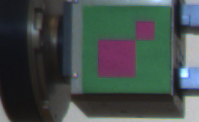
//> input picture cut0.png, 199 x 122 px
$ ./start   (built with g++ and OpenCV 4)
//> lines starting //> are read from the running program, lines starting //| are printed output that depends on the picture
#include <opencv2/opencv.hpp>
#include <stdio.h>
#include <string.h>
#include <cstdlib>
#include <sstream>
#include <stdlib.h>

//read me https://code.ros.org/trac/opencv/browser/trunk/opencv/modules/imgproc/src/hough.cpp?rev=3934
//and me http://citeseerx.ist.psu.edu/viewdoc/download?doi=10.1.1.59.4239&rep=rep1&type=pdf

using namespace cv;
using namespace std;

void on_trackbar( int, void* );
vector<Vec2f> detectRectanglePatterns(std::vector<cv::Vec2f> lines, double Tq, double Tp, double Tl);
Mat contours;
Mat img;
Mat gray;
const int canny= 5*255;
int cannyMin = 0;
int cannyMax = 0;
Mat dd;
cv::Point2f computeIntersect(cv::Vec4i a, cv::Vec4i b)
{
	int x1 = a[0], y1 = a[1], x2 = a[2], y2 = a[3], x3 = b[0], y3 = b[1], x4 = b[2], y4 = b[3];
	float denom;

	if (float d = ((float)(x1 - x2) * (y3 - y4)) - ((y1 - y2) * (x3 - x4)))
	{
		cv::Point2f pt;
		pt.x = ((x1 * y2 - y1 * x2) * (x3 - x4) - (x1 - x2) * (x3 * y4 - y3 * x4)) / d;
		pt.y = ((x1 * y2 - y1 * x2) * (y3 - y4) - (y1 - y2) * (x3 * y4 - y3 * x4)) / d;
		return pt;
	}
	else
		return cv::Point2f(-1, -1);
}

int main()
{
	img = imread("cut0.png");
//> img is the input picture: 122 rows x 199 cols, CV_8UC3; mean B, G, R 73.5, 76, 65.8

	img.copyTo(dd);
	cvtColor(img, gray, CV_RGB2GRAY);
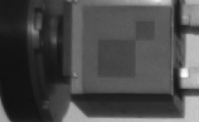
//> gray: 122 rows x 199 cols, CV_8UC1; min 17, max 253, mean 74.1
	// [7 lines of commented-out code are left out]


	Mat edges;
	Canny(gray, edges, 74, 22, 3);
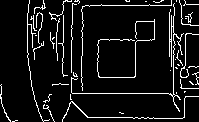
//> edges: 122 rows x 199 cols, CV_8UC1; 8.2% white in thin lines or dots

	//	imshow("canny", edges);
	//	waitKey(0);

	std::vector<cv::Vec4i> lines;
	vector<Vec2f> s_lines;
	//	cv::HoughLinesP(edges, lines, 1, CV_PI/180, 20, 10, 10);
	HoughLines( edges, s_lines, 1, CV_PI/180, 30);
//> s_lines = 133 lines (rho, theta), first 12: [93, 1.57], [5, 1.57], [115, 1.59], [7, 1.55], [72, 0.02], [173, 0], [95, 1.55], [91, 1.59], [71, 0], [3, 1.59], [117, 1.57], [171, 0]

	// [27 lines of commented-out code are left out]


	detectRectanglePatterns(s_lines, 0.02, 0.02, 0.5);


	waitKey(0);
	return 0;
}

class MyLine{
public:

	int name;
	float rho = 0.0f;
	float theta = 0.0f;

	vector<int> parallelLines;
	vector<int> perpendicularLines;

	Scalar getColor() {
		return CV_RGB(rand() % 256, rand() % 256, rand() % 256);
	}
};


MyLine getLineParameters(float rho, float theta, int num)
{
	MyLine _line;

	_line.rho = rho;
	_line.theta = theta;

	_line.name = num;

	return _line;
}


//-------------------------------------------------------------------
vector<Vec2f> detectRectanglePatterns(std::vector<cv::Vec2f> lines, double Tq, double Tp, double Tl){
//> called with Tq = 0.02, Tp = 0.02, Tl = 0.5
	vector<Vec2f> dst;

	//store each line values
	vector<MyLine> linearray;
	for( size_t i = 0; i < lines.size(); i++ )
	{
		MyLine ll = getLineParameters(lines[i][0], lines[i][1], i);
		linearray.push_back(ll);
	}
//> this loop made 133 passes
//> after the loop, linearray = 133 items

	int pair = 1;
	for( size_t i = 0; i < lines.size(); i++ )
	{
		MyLine* firstLine = &linearray[i];
		//find pair
		for( size_t j = 0; j < lines.size(); j++ )
		{
			if (i != j)
			{
				MyLine* secondLine = &linearray[j];

				//check 3 equations

				if ( abs(firstLine-> theta - secondLine-> theta) < Tq)
				{
					//						cout << "m: " << firstLine->theta  << " second m: " << secondLine->theta<< ", name: "<< firstLine->name <<", is parallel to " << secondLine->name<< ", "<<endl;
					firstLine->parallelLines.push_back(j);
				}
				else if (abs(firstLine->theta - secondLine->theta) > 1.56 || abs(firstLine->theta - secondLine->theta) < 1.6)
				{
					firstLine->perpendicularLines.push_back(j);
				}
			}
		}

		Scalar color = firstLine->getColor();

		if (firstLine->parallelLines.size() > 1 &&
				firstLine->perpendicularLines.size() > 1)
		{
			cout << "line: " << firstLine->name <<" par: " << firstLine->parallelLines.size() << ", perp: " << firstLine->perpendicularLines.size() << endl;
			//draw lines here
			for (int u = 0;u < firstLine->parallelLines.size(); u ++){
				int number = firstLine->parallelLines[u];

				MyLine _tmp = getLineParameters(lines[number][0], lines[number][1], number);
				Vec2f l = lines[firstLine->parallelLines[u]];

				float r = firstLine->rho, t = firstLine->theta;
				double cos_t = cos(t), sin_t = sin(t);
				double x0 = r*cos_t, y0 = r*sin_t;
				double alpha = 1000;

				Point pt1( cvRound(x0 + alpha*(-sin_t)), cvRound(y0 + alpha*cos_t) );
				Point pt2( cvRound(x0 - alpha*(-sin_t)), cvRound(y0 - alpha*cos_t) );
				line( img, pt1, pt2, color, 1);

				int fontFace = FONT_HERSHEY_SCRIPT_SIMPLEX;
				double fontScale = 0.5;
				int thickness = 1;
				std::ostringstream lineNo1, lineNo2;
				lineNo1 << pair << " - " << _tmp.name;
				cv::putText(img, lineNo1.str(), Point(l[0], l[1]), fontFace, fontScale, Scalar::all(255), thickness, 8);
			}

			for (int u = 0;u < firstLine->perpendicularLines.size(); u ++){
				int number = firstLine->perpendicularLines[u];

				MyLine _tmp = getLineParameters(lines[number][0], lines[number][1], number);
				Vec2f l = lines[firstLine->perpendicularLines[u]];

				float r = firstLine->rho, t = firstLine->theta;
				double cos_t = cos(t), sin_t = sin(t);
				double x0 = r*cos_t, y0 = r*sin_t;
				double alpha = 100;

				Point pt1( cvRound(x0 + alpha*(-sin_t)), cvRound(y0 + alpha*cos_t) );
				Point pt2( cvRound(x0 - alpha*(-sin_t)), cvRound(y0 - alpha*cos_t) );
				line( img, pt1, pt2, color, 1);

				int fontFace = FONT_HERSHEY_SCRIPT_SIMPLEX;
				double fontScale = 0.5;
				int thickness = 1;
				std::ostringstream lineNo1, lineNo2;
				lineNo1 << pair << " - " << _tmp.name;
				cv::putText(img, lineNo1.str(), Point(l[0], l[1]), fontFace, fontScale, Scalar::all(255), thickness, 8);
			}
			imshow("pair", img);
			waitKey();
			pair++;
		}
	}
//> this loop made 133 passes
//> color on passes 1 to 12: Scalar(105, 198, 103), Scalar(255, 81, 115), Scalar(41, 236, 74), Scalar(171, 186, 205), Scalar(227, 251, 242), Scalar(194, 124, 70), Scalar(27, 248, 84), Scalar(141, 231, 232), Scalar(46, 90, 118), Scalar(159, 51, 99), Scalar(102, 154, 201), Scalar(183, 13, 50)
//| line: 0 par: 16, perp: 116
//| line: 1 par: 16, perp: 116
//| line: 2 par: 16, perp: 116
//| line: 3 par: 17, perp: 115
//| line: 4 par: 22, perp: 110
//| line: 5 par: 15, perp: 117
//| line: 6 par: 17, perp: 115
//| line: 7 par: 16, perp: 116
//> (output is shown up to pass 8 of 133)
//> pass 1, in detectRectanglePatterns, `imshow("pair", img);`:
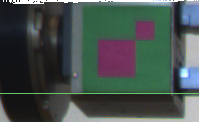
//> window 'pair': 122 rows x 199 cols, CV_8UC3; mean B, G, R 76.4, 79.8, 69
//> pass 2, in detectRectanglePatterns, `imshow("pair", img);`:
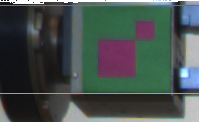
//> window 'pair': 122 rows x 199 cols, CV_8UC3; mean B, G, R 78, 79.9, 69.6
//> after the loop:
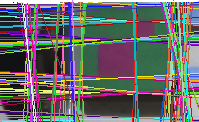
//> img: 122 rows x 199 cols, CV_8UC3; mean B, G, R 101.9, 102.4, 104.8
//> after the loop, pair = 130

	return dst;
}
//************************************************


void on_trackbar( int, void* )
{
	Canny(gray, contours, cannyMin, cannyMax, 3);
	imshow("Canny", contours);
}
